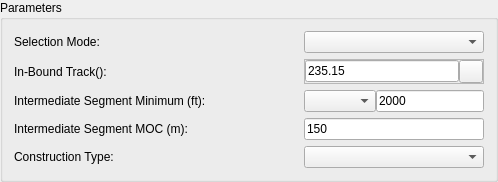
              <widget class="QGroupBox" name="groupBox_20">
               <property name="title">
                <string>Parameters</string>
               </property>
               <layout class="QVBoxLayout" name="verticalLayout_3">
                <item>
                 <widget class="QFrame" name="frame_57">
                  <property name="frameShape">
                   <enum>QFrame::NoFrame</enum>
                  </property>
                  <property name="frameShadow">
                   <enum>QFrame::Raised</enum>
                  </property>
                  <layout class="QHBoxLayout" name="horizontalLayout_50">
                   <property name="spacing">
                    <number>0</number>
                   </property>
                   <property name="margin">
                    <number>0</number>
                   </property>
                   <item>
                    <widget class="QLabel" name="label_57">
                     <property name="minimumSize">
                      <size>
                       <width>290</width>
                       <height>0</height>
                      </size>
                     </property>
                     <property name="font">
                      <font>
                       <weight>50</weight>
                       <bold>false</bold>
                      </font>
                     </property>
                     <property name="text">
                      <string>Selection Mode:</string>
                     </property>
                    </widget>
                   </item>
                   <item>
                    <widget class="QComboBox" name="cmbSelectionMode">
                     <property name="sizePolicy">
                      <sizepolicy hsizetype="Expanding" vsizetype="Fixed">
                       <horstretch>0</horstretch>
                       <verstretch>0</verstretch>
                      </sizepolicy>
                     </property>
                     <property name="font">
                      <font>
                       <weight>50</weight>
                       <bold>false</bold>
                      </font>
                     </property>
                    </widget>
                   </item>
                  </layout>
                 </widget>
                </item>
                <item>
                 <widget class="QFrame" name="frame_61">
                  <property name="frameShape">
                   <enum>QFrame::NoFrame</enum>
                  </property>
                  <property name="frameShadow">
                   <enum>QFrame::Raised</enum>
                  </property>
                  <layout class="QHBoxLayout" name="horizontalLayout_54">
                   <property name="spacing">
                    <number>0</number>
                   </property>
                   <property name="margin">
                    <number>0</number>
                   </property>
                   <item>
                    <widget class="QLabel" name="label_62">
                     <property name="minimumSize">
                      <size>
                       <width>290</width>
                       <height>0</height>
                      </size>
                     </property>
                     <property name="font">
                      <font>
                       <weight>50</weight>
                       <bold>false</bold>
                      </font>
                     </property>
                     <property name="text">
                      <string>In-Bound Track():</string>
                     </property>
                    </widget>
                   </item>
                   <item>
                    <widget class="QFrame" name="frame_APV">
                     <property name="frameShape">
                      <enum>QFrame::StyledPanel</enum>
                     </property>
                     <property name="frameShadow">
                      <enum>QFrame::Raised</enum>
                     </property>
                     <layout class="QHBoxLayout" name="horizontalLayout_5">
                      <property name="spacing">
                       <number>0</number>
                      </property>
                      <property name="margin">
                       <number>0</number>
                      </property>
                      <item>
                       <widget class="QLineEdit" name="txtTrack">
                        <property name="enabled">
                         <bool>true</bool>
                        </property>
                        <property name="font">
                         <font>
                          <weight>50</weight>
                          <bold>false</bold>
                         </font>
                        </property>
                        <property name="text">
                         <string>235.15</string>
                        </property>
                       </widget>
                      </item>
                      <item>
                       <widget class="QToolButton" name="btnCaptureTrack">
                        <property name="minimumSize">
                         <size>
                          <width>0</width>
                          <height>23</height>
                         </size>
                        </property>
                        <property name="text">
                         <string/>
                        </property>
                        <property name="icon">
                         <iconset>
                          <normaloff>:/gnss_item/coordinate_capture.png</normaloff>:/gnss_item/coordinate_capture.png</iconset>
                        </property>
                       </widget>
                      </item>
                     </layout>
                    </widget>
                   </item>
                  </layout>
                 </widget>
                </item>
                <item>
                 <widget class="QFrame" name="frame_53">
                  <property name="frameShape">
                   <enum>QFrame::NoFrame</enum>
                  </property>
                  <property name="frameShadow">
                   <enum>QFrame::Raised</enum>
                  </property>
                  <layout class="QHBoxLayout" name="horizontalLayout_46">
                   <property name="spacing">
                    <number>0</number>
                   </property>
                   <property name="margin">
                    <number>0</number>
                   </property>
                   <item>
                    <widget class="QLabel" name="label_54">
                     <property name="minimumSize">
                      <size>
                       <width>290</width>
                       <height>0</height>
                      </size>
                     </property>
                     <property name="font">
                      <font>
                       <weight>50</weight>
                       <bold>false</bold>
                      </font>
                     </property>
                     <property name="text">
                      <string>Intermediate Segment Minimum (ft):</string>
                     </property>
                    </widget>
                   </item>
                   <item>
                    <widget class="QComboBox" name="cmbOCAH">
                     <property name="font">
                      <font>
                       <weight>50</weight>
                       <bold>false</bold>
                      </font>
                     </property>
                    </widget>
                   </item>
                   <item>
                    <widget class="QLineEdit" name="txtOCAH">
                     <property name="font">
                      <font>
                       <weight>50</weight>
                       <bold>false</bold>
                      </font>
                     </property>
                     <property name="text">
                      <string>2000</string>
                     </property>
                    </widget>
                   </item>
                  </layout>
                 </widget>
                </item>
                <item>
                 <widget class="QFrame" name="frame_MOC">
                  <property name="frameShape">
                   <enum>QFrame::NoFrame</enum>
                  </property>
                  <property name="frameShadow">
                   <enum>QFrame::Raised</enum>
                  </property>
                  <layout class="QHBoxLayout" name="horizontalLayout_49">
                   <property name="spacing">
                    <number>0</number>
                   </property>
                   <property name="margin">
                    <number>0</number>
                   </property>
                   <item>
                    <widget class="QLabel" name="label_56">
                     <property name="minimumSize">
                      <size>
                       <width>290</width>
                       <height>0</height>
                      </size>
                     </property>
                     <property name="font">
                      <font>
                       <weight>50</weight>
                       <bold>false</bold>
                      </font>
                     </property>
                     <property name="text">
                      <string>Intermediate Segment MOC (m):</string>
                     </property>
                    </widget>
                   </item>
                   <item>
                    <widget class="QLineEdit" name="txtMOC">
                     <property name="font">
                      <font>
                       <weight>50</weight>
                       <bold>false</bold>
                      </font>
                     </property>
                     <property name="text">
                      <string>150</string>
                     </property>
                    </widget>
                   </item>
                  </layout>
                 </widget>
                </item>
                <item>
                 <widget class="QFrame" name="frame_73">
                  <property name="frameShape">
                   <enum>QFrame::NoFrame</enum>
                  </property>
                  <property name="frameShadow">
                   <enum>QFrame::Raised</enum>
                  </property>
                  <layout class="QHBoxLayout" name="horizontalLayout_64">
                   <property name="spacing">
                    <number>0</number>
                   </property>
                   <property name="margin">
                    <number>0</number>
                   </property>
                   <item>
                    <widget class="QLabel" name="label_70">
                     <property name="minimumSize">
                      <size>
                       <width>290</width>
                       <height>0</height>
                      </size>
                     </property>
                     <property name="font">
                      <font>
                       <weight>50</weight>
                       <bold>false</bold>
                      </font>
                     </property>
                     <property name="text">
                      <string>Construction Type:</string>
                     </property>
                    </widget>
                   </item>
                   <item>
                    <widget class="QComboBox" name="cmbConstructionType">
                     <property name="sizePolicy">
                      <sizepolicy hsizetype="Expanding" vsizetype="Fixed">
                       <horstretch>0</horstretch>
                       <verstretch>0</verstretch>
                      </sizepolicy>
                     </property>
                     <property name="font">
                      <font>
                       <weight>50</weight>
                       <bold>false</bold>
                      </font>
                     </property>
                    </widget>
                   </item>
                  </layout>
                 </widget>
                </item>
               </layout>
              </widget>
